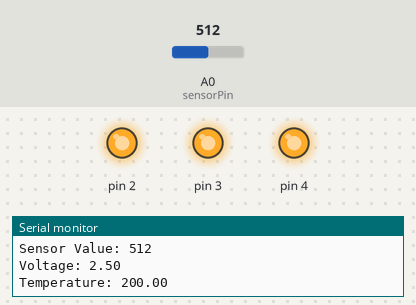
A sketch run on a simulated Arduino Uno, built with avr-gcc and run on an emulated ATmega328P. On the bench: output pins drawn as LEDs (lit = HIGH), the last lines printed to the serial monitor. The test bench sets the inputs (shaded band); at power-on: A0 (sensorPin) = 512.

Above: at 1.3 s.
1.4 s: A0 (sensorPin) set to 162
2.9 s: A0 (sensorPin) set to 153
At 3.7 s:
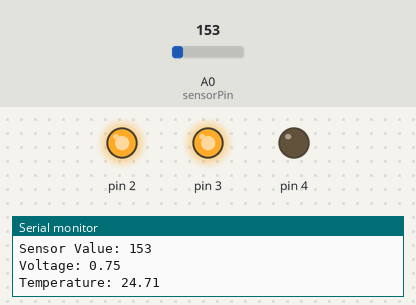
4.5 s: A0 (sensorPin) set to 122
At 5.0 s:
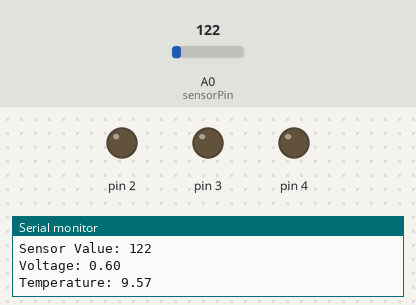
6.0 s: A0 (sensorPin) set to 306
At 7.2 s:
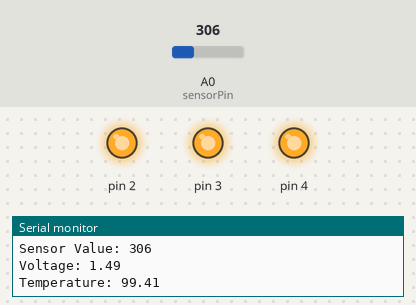
7.5 s: A0 (sensorPin) set to 0
At 8.7 s:
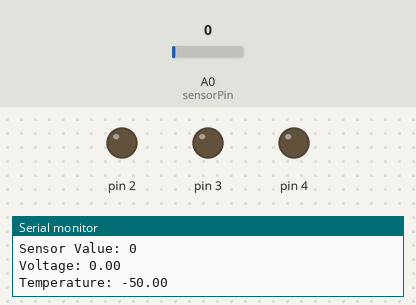
Timing chart, 0 to 10.0 s (numbered marks = the images above; inputs shaded):
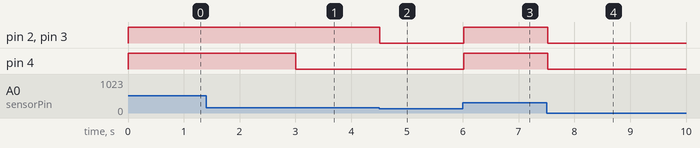

Measured:
- the behaviour switches between 154 and 153 on A0 (sensorPin) (found by bisection; images 0 and 1)
- after the input at 2.9 s, pin 4: HIGH → LOW after 0.11 s
- after the input at 4.5 s, pin 2, pin 3: HIGH → LOW at once
- after the input at 6.0 s, pin 2–4: LOW → HIGH at once
- after the input at 7.5 s, pin 2–4: HIGH → LOW at once

The sketch:

Project-03-TempSensor.ino
```cpp
const int sensorPin = A0;
const float baselineTemp = 22.0;


void setup() {
  Serial.begin(9600); //Open up serial connection
                      //9600 baud - 9600 bits per second

  //Loop pins and set outputs and turn off LEDs
  for(int i = 2; i < 5; i++){
    pinMode(i, OUTPUT);
    digitalWrite(i, LOW);

  }
}

void loop() {

  int sensorVal = analogRead(sensorPin); //Pull from ANIN
  float voltage = (sensorVal/1024.0) * 5.0; //ANIN Reads 5v in range 0 - 1024 - Convert back
  float temperature = (voltage - 0.5) * 100; //Convert voltage to temperature

  //Print outs
  Serial.print("Sensor Value: ");
  Serial.print(sensorVal);
  Serial.print("\n\n");

  Serial.print("Voltage: ");
  Serial.print(voltage);
  Serial.print("\n\n");

  Serial.print("Temperature: ");
  Serial.print(temperature);
  Serial.print("\n\n");

  //Turn off all LEDs if below baseline
  if(temperature < baselineTemp)
    for(int i = 2; i < 5; i ++)
      digitalWrite(i, LOW);

  //Turn on all LEDs if baseline +3
  if(temperature >= baselineTemp + 3){
    for(int i = 2; i < 5; i++)
      digitalWrite(i, HIGH);
  }
  //Turn on 2 LEDs if baseline +2
  else if(temperature >= baselineTemp + 2){
      digitalWrite(2, HIGH);
      digitalWrite(3, HIGH);
      digitalWrite(4, LOW);
  }
  //Turn on 1 LED if baseline +1
  else if(temperature >= baselineTemp + 1){
      digitalWrite(2, HIGH);
      digitalWrite(3, LOW);
      digitalWrite(4, LOW);
  }

  //Sleep to reduce polling on input
  delay(500);


}
```
